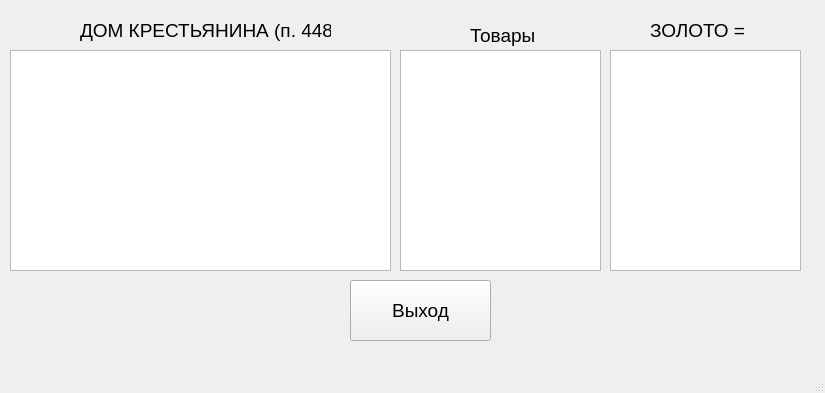
<?xml version="1.0" encoding="UTF-8"?>
<ui version="4.0">
 <class>MainWindow</class>
 <widget class="QMainWindow" name="MainWindow">
  <property name="geometry">
   <rect>
    <x>0</x>
    <y>0</y>
    <width>825</width>
    <height>393</height>
   </rect>
  </property>
  <property name="windowTitle">
   <string>MainWindow</string>
  </property>
  <widget class="QWidget" name="centralwidget">
   <widget class="QListWidget" name="listWidget">
    <property name="geometry">
     <rect>
      <x>400</x>
      <y>50</y>
      <width>201</width>
      <height>221</height>
     </rect>
    </property>
    <property name="font">
     <font>
      <pointsize>10</pointsize>
     </font>
    </property>
   </widget>
   <widget class="QTextEdit" name="textEdit">
    <property name="geometry">
     <rect>
      <x>10</x>
      <y>50</y>
      <width>381</width>
      <height>221</height>
     </rect>
    </property>
    <property name="font">
     <font>
      <pointsize>8</pointsize>
     </font>
    </property>
   </widget>
   <widget class="QTextEdit" name="textEdit_2">
    <property name="geometry">
     <rect>
      <x>610</x>
      <y>50</y>
      <width>191</width>
      <height>221</height>
     </rect>
    </property>
    <property name="font">
     <font>
      <pointsize>10</pointsize>
     </font>
    </property>
   </widget>
   <widget class="QLabel" name="label">
    <property name="geometry">
     <rect>
      <x>80</x>
      <y>20</y>
      <width>251</width>
      <height>21</height>
     </rect>
    </property>
    <property name="font">
     <font>
      <pointsize>14</pointsize>
     </font>
    </property>
    <property name="text">
     <string>ДОМ КРЕСТЬЯНИНА (п. 448)</string>
    </property>
   </widget>
   <widget class="QLabel" name="label_2">
    <property name="geometry">
     <rect>
      <x>470</x>
      <y>20</y>
      <width>71</width>
      <height>31</height>
     </rect>
    </property>
    <property name="font">
     <font>
      <pointsize>14</pointsize>
     </font>
    </property>
    <property name="text">
     <string>Товары</string>
    </property>
   </widget>
   <widget class="QLabel" name="label_3">
    <property name="geometry">
     <rect>
      <x>650</x>
      <y>20</y>
      <width>161</width>
      <height>21</height>
     </rect>
    </property>
    <property name="font">
     <font>
      <pointsize>14</pointsize>
     </font>
    </property>
    <property name="text">
     <string>ЗОЛОТО = </string>
    </property>
   </widget>
   <widget class="QPushButton" name="pushButton">
    <property name="geometry">
     <rect>
      <x>350</x>
      <y>280</y>
      <width>141</width>
      <height>61</height>
     </rect>
    </property>
    <property name="font">
     <font>
      <pointsize>14</pointsize>
     </font>
    </property>
    <property name="text">
     <string>Выход</string>
    </property>
   </widget>
  </widget>
  <widget class="QMenuBar" name="menubar">
   <property name="geometry">
    <rect>
     <x>0</x>
     <y>0</y>
     <width>825</width>
     <height>21</height>
    </rect>
   </property>
  </widget>
  <widget class="QStatusBar" name="statusbar"/>
 </widget>
 <resources/>
 <connections/>
</ui>
